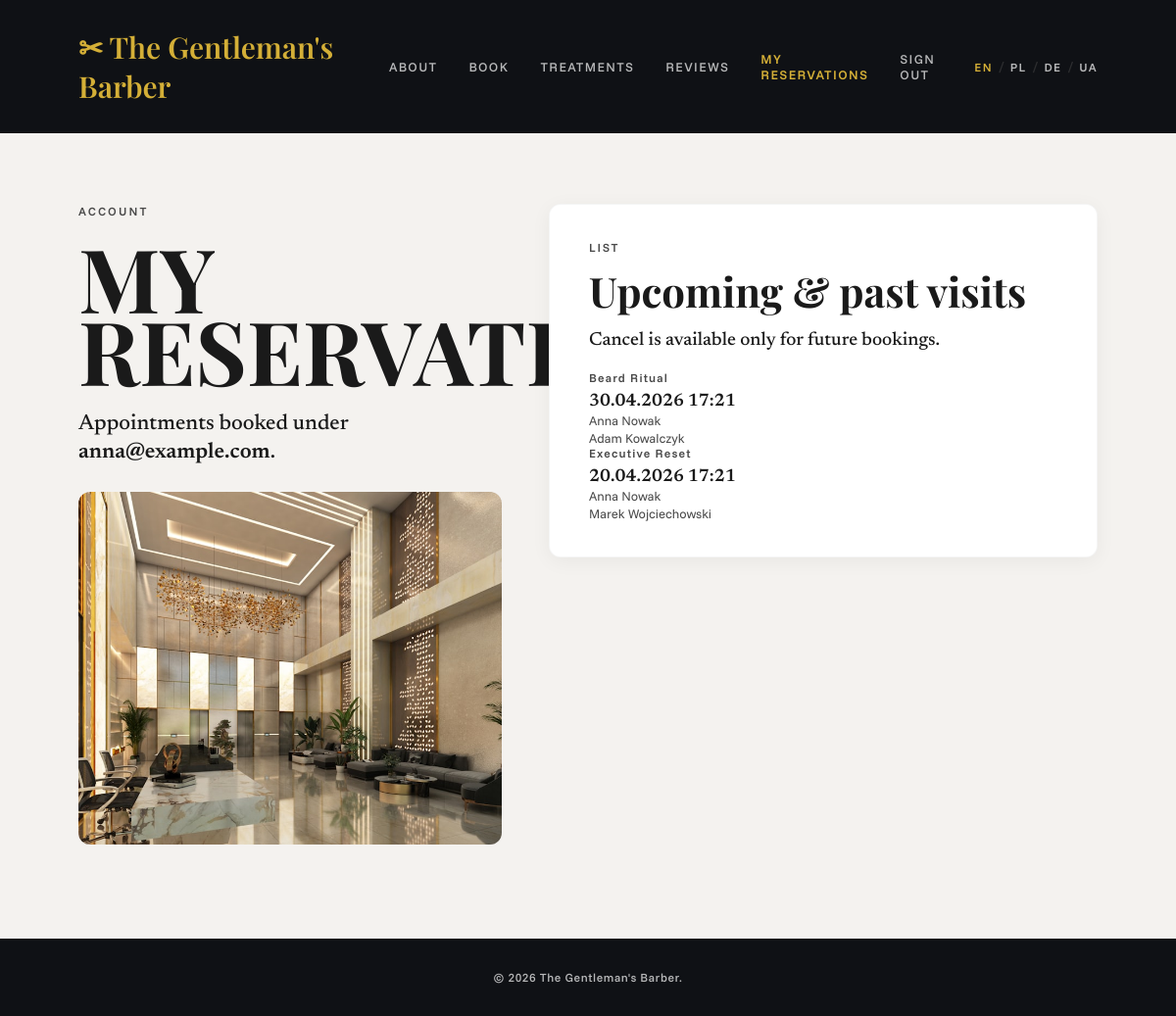
/reservations.php (signed in), run on the app's committed database.
### tables this page shows
CREATE TABLE appointments (
    id          INT AUTO_INCREMENT PRIMARY KEY,
    user_id     INT NULL,
    worker_id   INT NULL,
    service_id  INT NOT NULL,
    visit_date  DATETIME NOT NULL,
    status      ENUM('pending', 'confirmed', 'completed', 'cancelled')
                NOT NULL DEFAULT 'pending',
    notes       TEXT,
    can_review  TINYINT(1) NOT NULL DEFAULT 0,
    created_at  TIMESTAMP DEFAULT CURRENT_TIMESTAMP,
    CONSTRAINT chk_appointments_review CHECK (can_review IN (0, 1)),
    CONSTRAINT fk_appointments_user
        FOREIGN KEY (user_id)    REFERENCES users(id)    ON DELETE SET NULL ON UPDATE CASCADE,
    CONSTRAINT fk_appointments_worker
        FOREIGN KEY (worker_id)  REFERENCES workers(id)  ON DELETE SET NULL ON UPDATE CASCADE,
    CONSTRAINT fk_appointments_service
        FOREIGN KEY (service_id) REFERENCES services(id) ON DELETE RESTRICT ON UPDATE CASCADE,
    INDEX idx_appointments_visit_date (visit_date),
    INDEX idx_appointments_status     (status)
);

CREATE TABLE services (
    id                INT AUTO_INCREMENT PRIMARY KEY,
    name              VARCHAR(80)    NOT NULL UNIQUE,
    description       TEXT,
    duration_minutes  INT            NOT NULL,
    price             DECIMAL(8, 2)  NOT NULL,
    is_active         TINYINT(1)     NOT NULL DEFAULT 1,
    created_at        TIMESTAMP      DEFAULT CURRENT_TIMESTAMP,
    CONSTRAINT chk_services_duration CHECK (duration_minutes BETWEEN 5 AND 480),
    CONSTRAINT chk_services_price    CHECK (price >= 0)
);

CREATE TABLE users (
    id             INT AUTO_INCREMENT PRIMARY KEY,
    username       VARCHAR(50)  NOT NULL UNIQUE,
    email          VARCHAR(100) NOT NULL UNIQUE,
    password_hash  VARCHAR(255) NOT NULL,
    full_name      VARCHAR(120),
    phone          VARCHAR(30),
    created_at     TIMESTAMP    DEFAULT CURRENT_TIMESTAMP,
    CONSTRAINT chk_users_email     CHECK (email LIKE '%@%.%'),
    CONSTRAINT chk_users_username  CHECK (CHAR_LENGTH(username) >= 3)
);

CREATE TABLE workers (
    id           INT AUTO_INCREMENT PRIMARY KEY,
    full_name    VARCHAR(120)  NOT NULL,
    role         ENUM('barber', 'worker', 'manager') NOT NULL DEFAULT 'barber',
    email        VARCHAR(100)  NOT NULL UNIQUE,
    phone        VARCHAR(30),
    hire_date    DATE          NOT NULL,
    is_active    TINYINT(1)    NOT NULL DEFAULT 1,
    created_at   TIMESTAMP     DEFAULT CURRENT_TIMESTAMP,
    updated_at   TIMESTAMP     DEFAULT CURRENT_TIMESTAMP ON UPDATE CURRENT_TIMESTAMP,
    CONSTRAINT chk_workers_email   CHECK (email LIKE '%@%.%'),
    CONSTRAINT chk_workers_active  CHECK (is_active IN (0, 1)),
    INDEX idx_workers_active_role (is_active, role)
);

### includes/i18n.php (called while the page is built, shortened)
<?php
if (!function_exists('wykryjJezyk')):
function wykryjJezyk() {
    $supported = ['en', 'pl', 'de', 'uk'];
    $accept = $_SERVER['HTTP_ACCEPT_LANGUAGE'] ?? '';
    if ($accept !== '') {
        foreach (explode(',', $accept) as $piece) {
            $code = strtolower(trim(explode(';', $piece)[0]));
            $primary = substr($code, 0, 2);
            if (in_array($primary, $supported, true)) {
                return $primary;
            }
        }
    }
    return 'en';
}
$lang = wykryjJezyk();
$t = $translations[$lang] ?? $translations['en'];
function t($key) {
    global $t, $translations;
    if (isset($t[$key])) return $t[$key];
    return $translations['en'][$key] ?? $key;
}
endif;

### includes/session.php (called while the page is built, shortened)
<?php
$sessionEmail = $_SESSION['email'] ?? null;
require_once __DIR__ . '/i18n.php';

### includes/functions.php (called while the page is built, shortened)
<?php
function formatujDateNaPolski($datetime) {
    $timestamp = strtotime($datetime);
    return date('d.m.Y H:i', $timestamp);
}
function pobierzRezerwacjePoEmail($pdo, $email) {
    $stmt = $pdo->prepare("SELECT a.id, u.full_name AS client_name, u.email AS client_email, s.name AS service_type, a.visit_date, w.full_name AS worker_name, w.role AS worker_role
        FROM appointments a
        JOIN users u ON a.user_id = u.id
        JOIN services s ON a.service_id = s.id
        LEFT JOIN workers w ON a.worker_id = w.id
        WHERE u.email = :email
        ORDER BY a.visit_date DESC");
    $stmt->execute(['email' => $email]);
    return $stmt->fetchAll();
}
?>

### reservations.php (the view, shortened to what this page needs)
<?php
require_once 'includes/db.php';
require_once 'includes/functions.php';
require_once 'includes/session.php';
$rezerwacje = pobierzRezerwacjePoEmail($pdo, $sessionEmail);
?>
<!DOCTYPE html>
<html lang="<?php echo htmlspecialchars($lang); ?>">
<head>
    <link rel="stylesheet" href="css/style.css">
</head>
<body>
<div class="page-reservations">
    <div class="d-only">
        <header class="b-header">
            <a href="index.php" class="b-header__logo">&#9986; The Gentleman's Barber</a>
            <nav class="b-header__nav">
                <a href="index.php"><?php echo t('nav.about'); ?></a>
                <a href="book.php"><?php echo t('nav.book'); ?></a>
                <a href="treatments.php"><?php echo t('nav.treatments'); ?></a>
                <a href="reviews.php"><?php echo t('nav.reviews'); ?></a>
                <a href="reservations.php" class="active"><?php echo t('nav.reservations'); ?></a>
                <a href="logout.php"><?php echo t('nav.signout'); ?></a>
                <span class="lang-switch">
                    <a href="?lang=en" class="<?php echo $lang === 'en' ? 'is-active' : ''; ?>"><?php echo t('lang.en'); ?></a>
                    <span class="lang-switch__sep">/</span>
                    <a href="?lang=pl" class="<?php echo $lang === 'pl' ? 'is-active' : ''; ?>"><?php echo t('lang.pl'); ?></a>
                    <span class="lang-switch__sep">/</span>
                    <a href="?lang=de" class="<?php echo $lang === 'de' ? 'is-active' : ''; ?>"><?php echo t('lang.de'); ?></a>
                    <span class="lang-switch__sep">/</span>
                    <a href="?lang=uk" class="<?php echo $lang === 'uk' ? 'is-active' : ''; ?>"><?php echo t('lang.uk'); ?></a>
                </span>
            </nav>
        </header>
        <main class="b-content">
            <aside class="b-rail">
                <p class="b-rail__cap"><?php echo t('res.rail.cap'); ?></p>
                <h1 class="b-rail__head"><?php echo t('res.rail.head'); ?></h1>
                <p class="b-rail__body"><?php echo t('res.rail.body'); ?> <strong><?php echo htmlspecialchars($sessionEmail); ?></strong>.</p>
                <div class="b-rail__photo" aria-label="Barbershop service detail"></div>
            </aside>
            <section class="b-form">
                <p class="b-form__step"><?php echo t('res.form.step'); ?></p>
                <h2 class="b-form__title"><?php echo t('res.form.title'); ?></h2>
                <p class="b-form__desc"><?php echo t('res.form.desc'); ?></p>
                <?php if (count($rezerwacje) === 0): ?>
                    <p class="b-form__desc"><?php echo t('res.empty'); ?></p>
                <?php else: ?>
                    <div class="m-stack">
                        <?php foreach ($rezerwacje as $r): ?>
                            <div class="b-field r-item">
                                <label><?php echo htmlspecialchars($r['service_type']); ?></label>
                                <div class="r-item__row">
                                    <div class="r-item__info">
                                        <div class="r-item__date"><?php echo htmlspecialchars(formatujDateNaPolski($r['visit_date'])); ?></div>
                                        <div class="r-item__meta"><?php echo htmlspecialchars($r['client_name']); ?></div>
                                        <?php if (!empty($r['worker_name'])): ?>
                                            <div class="r-item__meta"><?php echo htmlspecialchars($r['worker_name']); ?></div>
                                        <?php endif; ?>
                                    </div>
                                </div>
                            </div>
                        <?php endforeach; ?>
                    </div>
                <?php endif; ?>
            </section>
        </main>
        <footer class="b-foot">
            <?php echo t('foot.copyright'); ?>
        </footer>
    </div>
</div>
</body>
</html>

### data on the page
appointments: service.name "Beard Ritual", visit_date "30.04.2026 17:21", user.full_name "Anna Nowak", worker.full_name "Adam Kowalczyk"
appointments: service.name "Executive Reset", visit_date "20.04.2026 17:21", user.full_name "Anna Nowak", worker.full_name "Marek Wojciechowski"

### other printed values
t('nav.about') "ABOUT"
t('nav.book') "BOOK"
t('nav.treatments') "TREATMENTS"
t('nav.reviews') "REVIEWS"
t('nav.reservations') "MY RESERVATIONS"
t('nav.signout') "SIGN OUT"
t('lang.en') "EN"
t('lang.pl') "PL"
t('lang.de') "DE"
t('lang.uk') "UA"
t('res.rail.cap') "ACCOUNT"
t('res.rail.head') "MY RESERVATIONS"
t('res.rail.body') "Appointments booked under"
$sessionEmail "anna@example.com"
t('res.form.step') "LIST"
